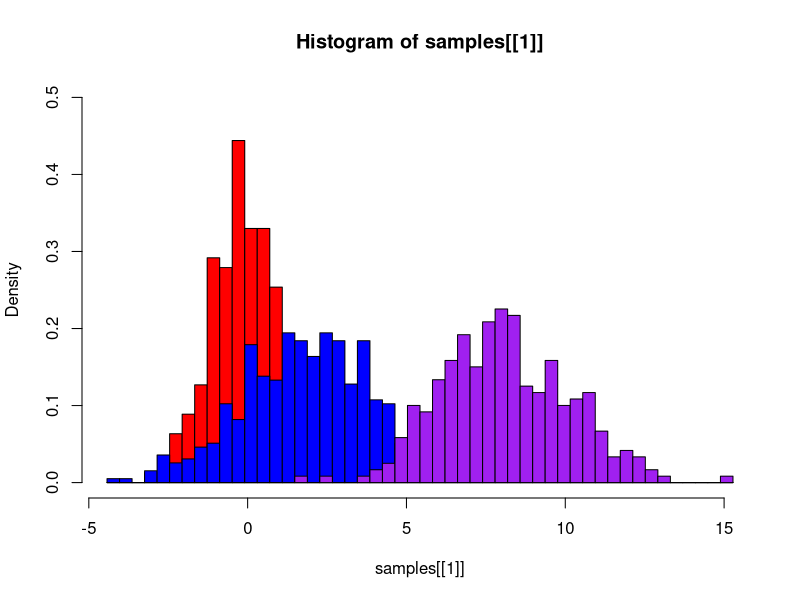
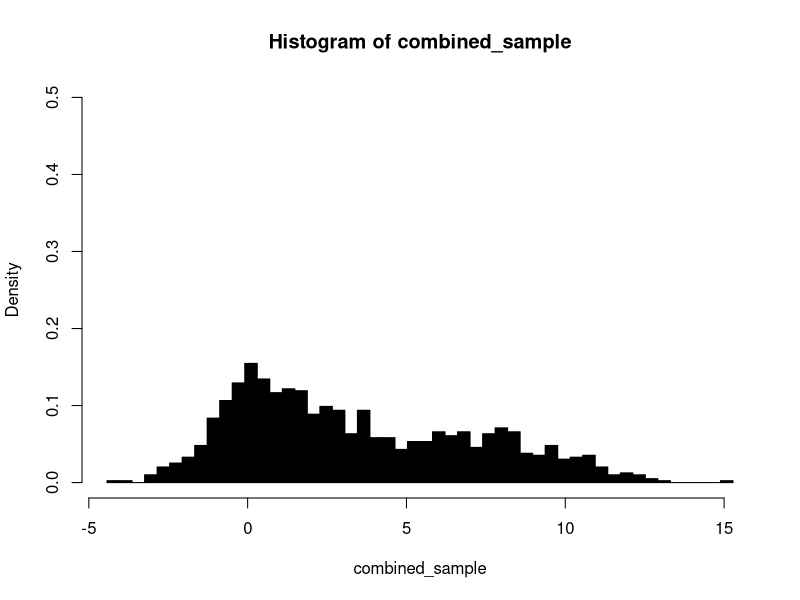

The R script that drew these images, in order: (Note: this script raises an error after producing the figures.)
## ---- chunk 1
knitr::opts_chunk$set(echo = TRUE)
## ---- chunk 2
library(hash)
# parameters
seed = 1
n = 1000
x = seq(-5, 10, 0.01)

# model param for more than 2 groups become vectors
# thetas must sum to 1
num_cls = 3
thetas = c(0.2, 0.5, 0.3)
deltas = c(0, 2, 8)
alphas = c(1, 2, 2)

# Specify list of colors, at least num_cls + 1 many distinct ones for plotting
cols = c('red','blue','purple','black')
## ---- chunk 3
# simulate sampling from mixture
set.seed(seed)
p = runif(n)

# determine sample size of each group
group_size = c()
for (i in 1:num_cls) {
  if (i == 1) {
    group_size[i] = sum(p < thetas[i])
  } else {
    group_size[i] = sum(p < sum(thetas[1:i]) & p >= sum(thetas[1:i-1]))
  }
}

# take samples based on parameters
samples = list()
for (i in 1:num_cls) {
  samples[[i]] = rnorm(group_size[i], deltas[i], alphas[i])
}

# combined sample
combined_sample = c()
for (i in 1:num_cls) {
  combined_sample = append(combined_sample, samples[[i]])
}

## ---- chunk 4
# histograms of samples - need to manually add histograms if more components due to color specification
x_lims = c(min(combined_sample), max(combined_sample))
bin_width = (x_lims[2]-x_lims[1])/50
p1 = hist(samples[[1]], col = cols[1], xlim = x_lims, ylim = c(0, 0.5), prob = TRUE, breaks = seq(x_lims[1], x_lims[2], bin_width))
p2 = hist(samples[[2]], col = cols[2], xlim = x_lims, prob = TRUE, breaks = seq(x_lims[1], x_lims[2], bin_width), add = TRUE)
p3 = hist(samples[[3]], col = cols[3], xlim = x_lims, prob = TRUE, breaks = seq(x_lims[1], x_lims[2], bin_width), add = TRUE)
pc = hist(combined_sample, col = cols[4], xlim = x_lims, ylim = c(0, 0.5), prob = TRUE, breaks = seq(x_lims[1], x_lims[2], bin_width))
## ---- chunk 5
# EM Fitting
library(mclust)
mod = Mclust(combined_sample)
## ---- chunk 6
# EM estimated parameters 
paste0("Number of Classes: ", mod$G)
est_params = data.frame(matrix(nrow = 3, ncol = num_cls))
rownames(est_params) = c("Delta","Alpha","Theta")
colnames(est_params) = seq(1,num_cls)
est_params["Delta",] = mod$parameters$mean
est_params["Alpha",] = sqrt(mod$parameters$variance$sigmasq)
est_params["Theta",] = mod$parameters$pro
est_params

# True parameters
tru_params = data.frame(matrix(nrow = 3, ncol = num_cls))
rownames(tru_params) = c("Delta","Alpha","Theta")
colnames(tru_params) = seq(1,num_cls)
tru_params["Delta",] = deltas
tru_params["Alpha",] = alphas
tru_params["Theta",] = thetas
tru_params

## ---- chunk 7
# plot densities of true and estimated densities

tru_dens = list()
est_dens = list()
for (i in 1:num_cls) {
  tru_dens[[i]] = dnorm(x, deltas[i], alphas[i])
  est_dens[[i]] = dnorm(x, est_params['Delta',i], est_params['Alpha',i])
}

tru_mix = tru_dens[[1]] * thetas[1]
est_mix = est_dens[[1]] * est_params['Theta',1]

for (i in 2:num_cls) {
  tru_mix = tru_mix + tru_dens[[i]] * thetas[i]
  est_mix = est_mix + est_dens[[i]] * est_params['Theta',i]
}


plot(x, tru_mix, col = cols[num_cls+1], type='l', ylim = c(0, 0.5))
lines(x, est_mix, col = cols[num_cls+1], lty=2)
for (i in 1:num_cls) {
  lines(x, tru_dens[[i]], col = cols[i])
  lines(x, est_dens[[i]], col = cols[i], lty=2)
}
legend("topright", legend=c(seq(1,num_cls), "Mixture"),
       col=cols, lty=1, cex=0.8)

## ---- chunk 8
# works very well with 
num_cls = 3
thetas = c(0.2, 0.5, 0.3)
deltas = c(0, 2, 8)
alphas = c(3, 1, 2)

# works poorly with
num_cls = 3
thetas = c(0.2, 0.5, 0.3)
deltas = c(0, 2, 8)
alphas = c(1, 5, 2)

# only small changes in variance, but big difference in EM performance
# order of densities beign estimated important 

# wrong number of classes with 
num_cls = 3
thetas = c(0.2, 0.5, 0.3)
deltas = c(0, 2, 8)
alphas = c(1, 2, 2)
# estimates num_cls = 2
